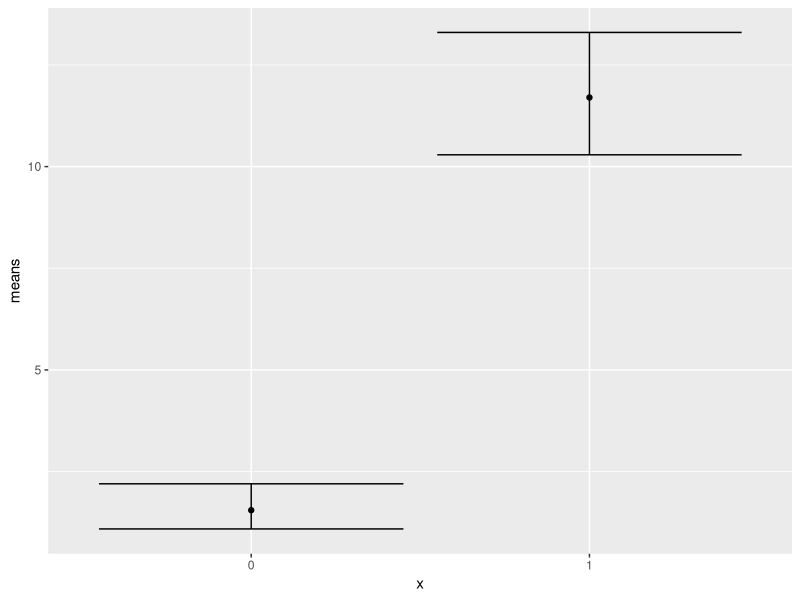

Source code (R):
# emmeans

library(emmeans)
library(lme4)
library(ggplot2)


# Simulate data
x = rep(c(0,1), each=20)
y = rpois(40, exp(0.5 + x*2))
re = rep(letters[1:10], each=4)
data = data.frame(x=as.factor(x),y=y,re=re)

# Run the poisson glmer
m = glmer(y ~ x + (1|re), data=data, family='poisson')

# Examine model
summary(m)

# Calculate means and confidence intervals
emmeans(m, specs = ~ x, level=0.95, adjust='none', type='response')

# Assemble means and confidence intervals into data.frame for plotting
data.plot = data.frame(x = c("0","1"),
                       means = c(1.55, 11.7),
                       lower = c(1.09, 10.29),
                       upper = c(2.2, 13.3))

# Plot means and confidence intervals
ggplot(data=data.plot, aes(x=x,y=means)) +
  geom_point() +
  geom_errorbar(aes(ymin=lower, ymax=upper))
